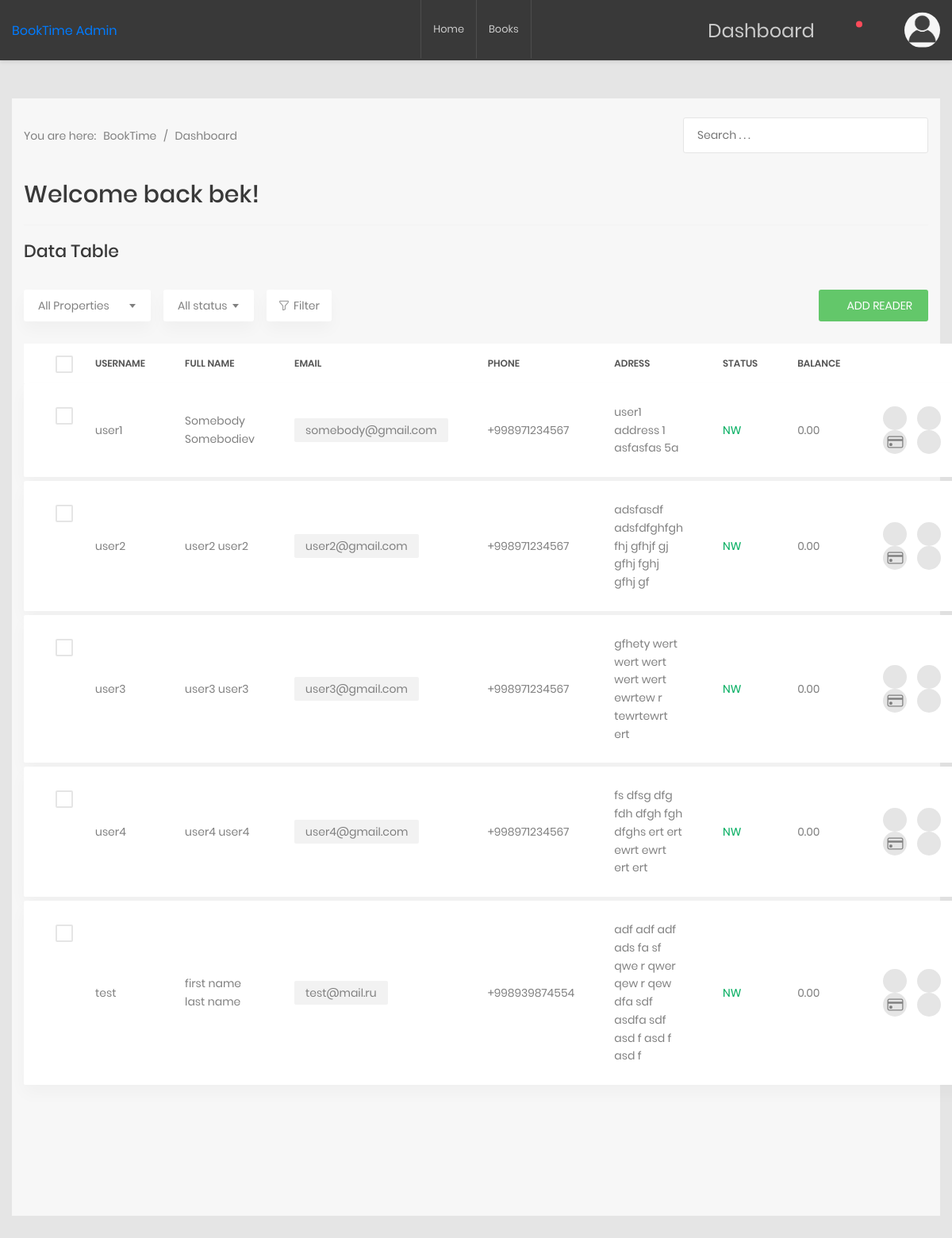
Page /dashboard/ (signed in) on the earlier database version.
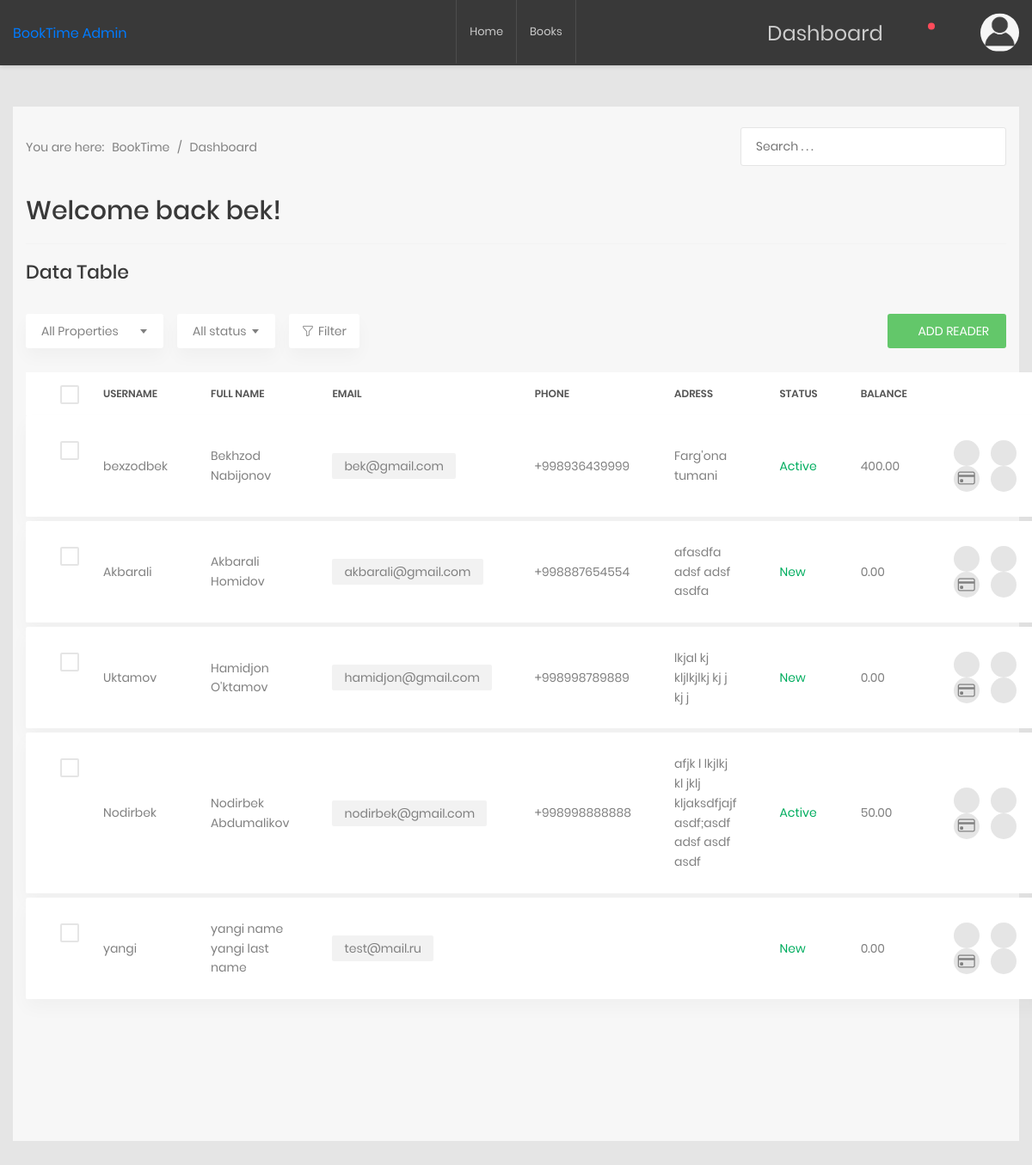
Same page on the later database version.
### readers/models.py (models this page shows)
class Readers(AbstractUser):
    class Status(models.TextChoices):
        New = "New", "New"
        Active = "Active", "Active"
    picture = models.ImageField(default='profile_pictures/anonim_user.png', upload_to='profile_pictures/')
    address = models.CharField(max_length=300, blank=True, default="")
    phone = models.CharField(max_length=13)
    balance = models.DecimalField(max_digits=8, decimal_places=2, blank=True, default=0)
    status = models.CharField(max_length=6,
                              choices=Status.choices,
                              default=Status.New
                              )
    class Meta:
        verbose_name = 'Reader'
        verbose_name_plural = 'Readers'

### dashboard/views.py (the view, shortened to what this page needs)
# urls.py: path('', DashboardView.as_view(), name="dashboard"),
class DashboardView(SuperuserRequiredMixin, View):
    def get(self, request):
        readers = Readers.objects.all()
        search_query = request.GET.get('q', '')
        context = {"readers": readers, "search_query": search_query}
        return render(request, 'dashboard/dashboard.html', context)

### dashboard/views.py (called while the page is built)
    def test_func(self):
        return self.request.user.is_superuser

### templates/dashboard/dashboard.html (shortened to what the changed rows need)
{% extends 'base.html' %}
{% block content %}
<div class="page-content--bgf7">
    <section class="welcome p-t-10">
        <div class="container">
            <div class="row">
                <div class="col-md-12">
                    <h1 class="title-4">Welcome back
                        <span>{{ request.user.username }}!</span>
                    </h1>
                </div>
            </div>
        </div>
    </section>
    <section class="p-t-20">
        <div class="container">
            <div class="row">
                <div class="col-md-12">
                    <div class="table-responsive table-responsive-data2">
                        <table class="table table-data2">
                            <thead>
                                <tr>
                                    <th>
                                        <label class="au-checkbox">
                                            <span class="au-checkmark"></span>
                                        </label>
                                    </th>
                                    <th>Username</th>
                                    <th>Full name</th>
                                    <th>Email</th>
                                    <th>Phone</th>
                                    <th>Adress</th>
                                    <th>Status</th>
                                    <th>Balance</th>
                                    <th></th>
                                </tr>
                            </thead>
                            <tbody>
                            {% for reader in readers %}
                                {% if not reader.is_superuser %}
                                    <tr class="tr-shadow">
                                        <td>
                                            <label class="au-checkbox">
                                                <span class="au-checkmark"></span>
                                            </label>
                                        </td>
                                        <td>{{ reader.username }}</td>
                                        <td>{{ reader.first_name }} {{ reader.last_name }}</td>
                                        <td>
                                            <span class="block-email">{{ reader.email }}</span>
                                        </td>
                                        <td>{{ reader.phone }}</td>
                                        <td>{{ reader.address }}</td>
                                        <td>
                                            <span class="status--process">{{ reader.status }}</span>
                                        </td>
                                        <td>{{ reader.balance }}</td>
                                        <td>
                                            <div class="table-data-feature">
                                                <span class="my-1 mx-1">
                                                    <a href="{% url 'dashboard:reader_messages' reader.id %}" class="item" data-toggle="tooltip" data-placement="top" title="Send message">
                                                        <i class="zmdi zmdi-mail-send"></i>
                                                    </a>
                                                    <a href="{% url 'dashboard:payment' reader.id %}" class="item" data-toggle="tooltip" data-placement="top" title="Payment">
                                                        <i class="bi bi-credit-card"></i>
                                                    </a>
                                                </span>
                                                <span class="my-1 mx-1">
                                                    <a href="{% url 'dashboard:edit_reader' reader.id %}" class="item" data-toggle="tooltip" data-placement="top" title="Edit">
                                                        <i class="zmdi zmdi-edit"></i>
                                                    </a>
                                                    <a href="{% url 'dashboard:delete_reader_confirm' reader.id %}" class="item" data-toggle="tooltip" data-placement="top" title="Delete">
                                                        <i class="zmdi zmdi-delete"></i>
                                                    </a>
                                                </span>
                                            </div>
                                        </td>
                                    </tr>
                                    <tr class="spacer"></tr>
                                {% endif %}
                            {% endfor %}
                            </tbody>
                        </table>
                    </div>
                </div>
            </div>
        </div>
    </section>
</div>
{% endblock %}

Differences in the rows shown:
removed Readers: username "user1", first_name "Somebody", last_name "Somebodiev", email "somebody@gmail.com", phone "+998971234567", address "user1 address 1 asfasfas 5a", status "NW", balance "0.00"
removed Readers: username "user2", first_name "user2", last_name "user2", email "user2@gmail.com", phone "+998971234567", address "adsfasdf adsfdfghfgh fhj gfhjf gj gfhj fghj gfhj gf", status "NW", balance "0.00"
removed Readers: username "user3", first_name "user3", last_name "user3", email "user3@gmail.com", phone "+998971234567", address "gfhety wert wert wert wert wert ewrtew r tewrtewrt ert", status "NW", balance "0.00"
removed Readers: username "user4", first_name "user4", last_name "user4", email "user4@gmail.com", phone "+998971234567", address "fs dfsg dfg fdh dfgh fgh dfghs ert ert ewrt ewrt ert ert", status "NW", balance "0.00"
removed Readers: username "test", first_name "first name", last_name "last name", email "test@mail.ru", phone "+998939874554", address "adf adf adf ads fa sf qwe r qwer qew r qew dfa sdf asdfa sdf asd f asd f asd f", status "NW", balance "0.00"
added Readers: username "bexzodbek", first_name "Bekhzod", last_name "Nabijonov", email "bek@gmail.com", phone "+998936439999", address "Farg'ona tumani", status "Active", balance "400.00"
added Readers: username "Akbarali", first_name "Akbarali", last_name "Homidov", email "akbarali@gmail.com", phone "+998887654554", address "afasdfa adsf adsf asdfa", status "New", balance "0.00"
added Readers: username "Uktamov", first_name "Hamidjon", last_name "O'ktamov", email "hamidjon@gmail.com", phone "+998998789889", address "lkjal kj kljlkjlkj kj j kj j", status "New", balance "0.00"
added Readers: username "Nodirbek", first_name "Nodirbek", last_name "Abdumalikov", email "nodirbek@gmail.com", phone "+998998888888", address "afjk l lkjlkj kl jklj kljaksdfjajf asdf;asdf adsf asdf asdf", status "Active", balance "50.00"
added Readers: username "yangi", first_name "yangi name", last_name "yangi last name", email "test@mail.ru", status "New", balance "0.00"
